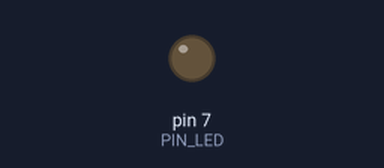
A sketch run on a simulated Arduino Uno, built with avr-gcc and run on an emulated ATmega328P. On the bench: output pins drawn as LEDs (lit = HIGH). At 2.0 s the program stops and its outputs stay as they are.

Above: at 0.1 s.
At 2.1 s:
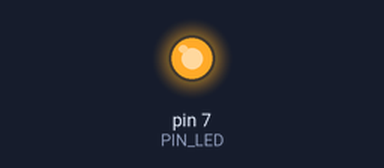
Timing chart, 0 to 3.5 s (numbered marks = the images above):
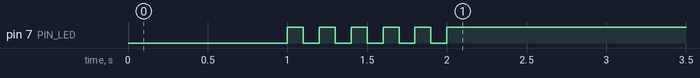

Measured:
- by itself, pin 7 (PIN_LED): alternates HIGH for 0.10 s and LOW for 0.10 s, 10 changes in all, then stays HIGH

The sketch:

05_practice_2.ino
```cpp
#define PIN_LED 7


void setup() {
  pinMode(PIN_LED, OUTPUT);
  digitalWrite(PIN_LED,0);
  delay(1000);
  digitalWrite(PIN_LED,1);
  delay(100);
  digitalWrite(PIN_LED,0);
  delay(100);
  digitalWrite(PIN_LED,1);
  delay(100);
  digitalWrite(PIN_LED,0);
  delay(100);
  digitalWrite(PIN_LED,1);
  delay(100);
  digitalWrite(PIN_LED,0);
  delay(100);
  digitalWrite(PIN_LED,1);
  delay(100);
  digitalWrite(PIN_LED,0);
  delay(100);
  digitalWrite(PIN_LED,1);
  delay(100);
  digitalWrite(PIN_LED,0);
  delay(100);
}

void loop() {
  while(1){
    digitalWrite(PIN_LED,1);
  }
}
```
